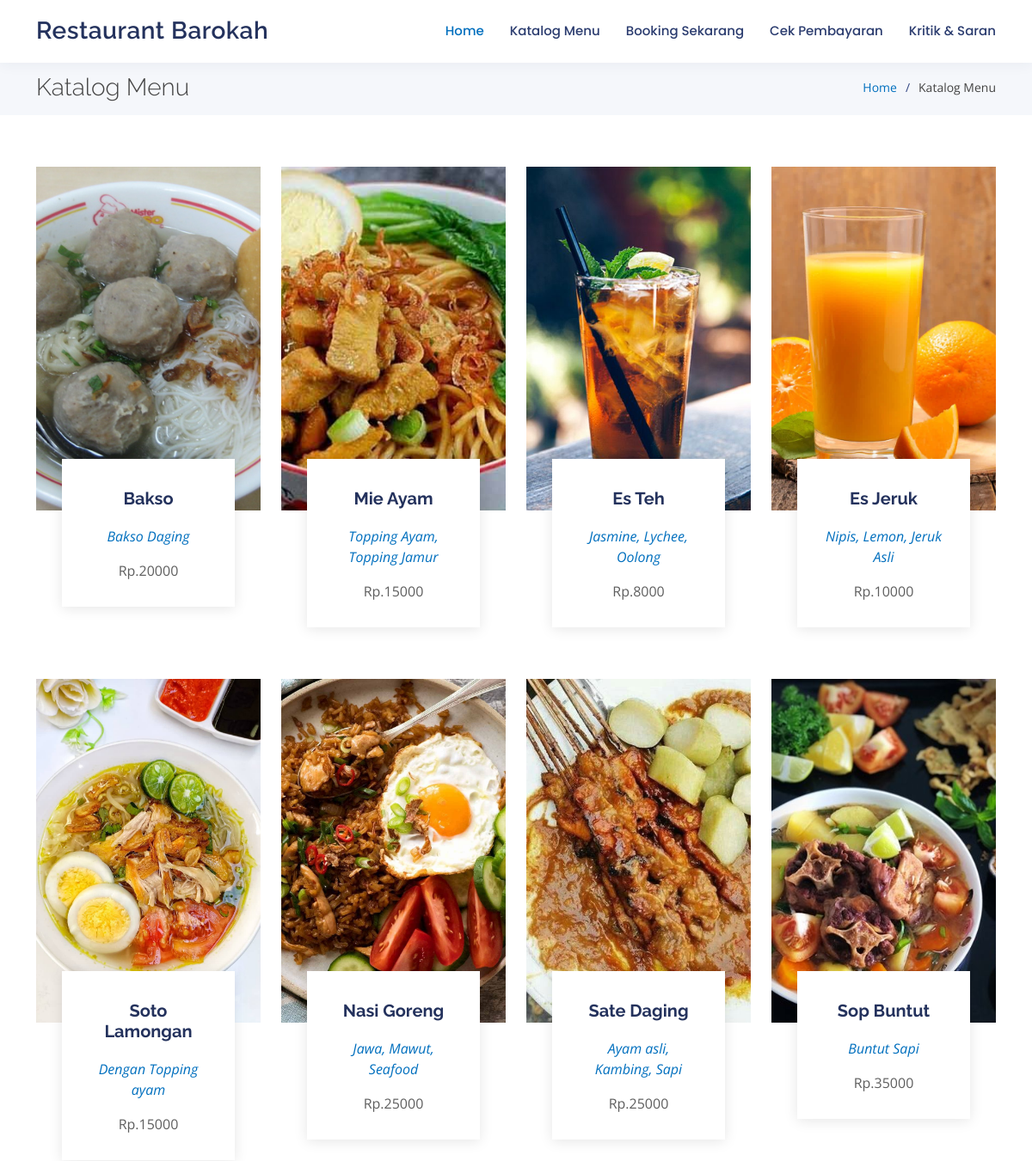
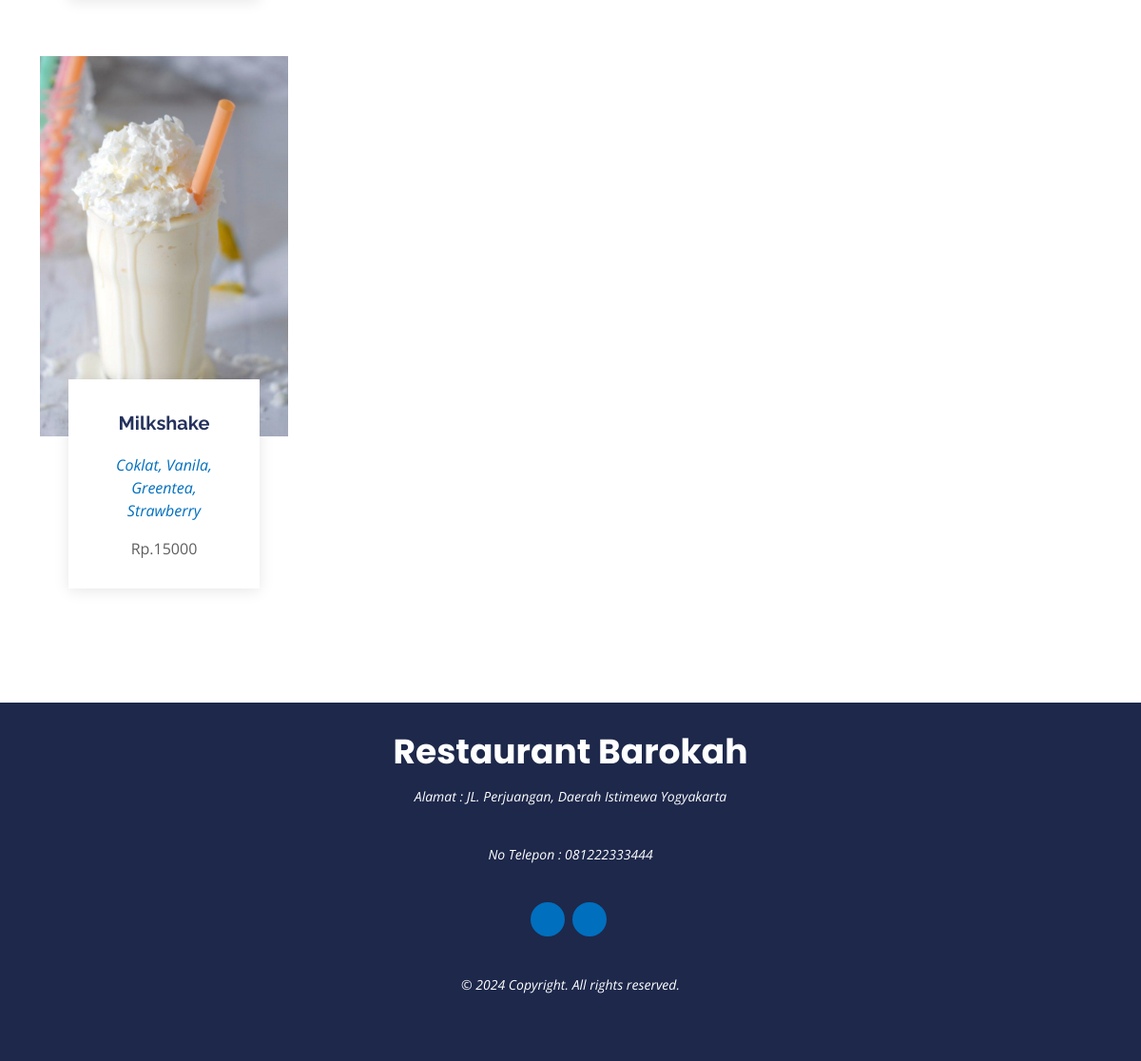
Page /index.php/katalog on the committed database (2 pictures, top to bottom).
### tables this page shows
CREATE TABLE `profil_usaha` (
  `id` int(12) NOT NULL,
  `nama_usaha` varchar(250) NOT NULL,
  `deskripsi` text NOT NULL,
  `alamat` varchar(250) NOT NULL,
  `nomor_telepon` varchar(17) NOT NULL,
  `email` varchar(100) NOT NULL,
  `instagram` varchar(50) NOT NULL,
  `facebook` varchar(250) NOT NULL,
  `maps_link` text NOT NULL,
  `foto_usaha_1` text NOT NULL,
  `foto_usaha_2` text NOT NULL,
  `foto_usaha_3` text NOT NULL
);

CREATE TABLE `menu` (
  `id_menu` int(11) NOT NULL,
  `nama_menu` varchar(100) NOT NULL,
  `detail_menu` text NOT NULL,
  `kategori` varchar(50) NOT NULL,
  `stok` varchar(50) NOT NULL DEFAULT 'Tersedia',
  `harga` int(100) NOT NULL
);

CREATE TABLE `gambar_menu` (
  `id_gambar` int(11) NOT NULL,
  `id_menu` int(11) NOT NULL,
  `gambar` varchar(250) NOT NULL
);

### application/controllers/Katalog.php (called while the page is built, shortened)
<?php
class Katalog extends CI_Controller
{
    public function __construct()
    {
        $this->load->model('katalog_model');
    }
    public function getProfilUsaha()
    {
        $getProfil = $this->db->query("SELECT * FROM profil_usaha");
        foreach ($getProfil->result_array() as $profil) {
            $arr['nama_usaha'] = $profil['nama_usaha'];
            $arr['alamat'] = $profil['alamat'];
            $arr['nomor_telepon'] = $profil['nomor_telepon'];
            $arr['maps_link'] = $profil['maps_link'];
            $arr['instagram'] = $profil['instagram'];
            $arr['facebook'] = $profil['facebook'];
            $arr['foto_usaha_1'] = $profil['foto_usaha_1'];
            $arr['foto_usaha_2'] = $profil['foto_usaha_2'];
            $arr['foto_usaha_3'] = $profil['foto_usaha_3'];
        }
        return $arr;
    }
    public function index()
    {
        $profil = $this->getProfilUsaha();
        $data['menu'] = $this->katalog_model->getAllMakanan();
        $data['nama_usaha'] = $profil['nama_usaha'];
        $data['alamat'] = $profil['alamat'];
        $data['nomor_telepon'] = $profil['nomor_telepon'];
        $data['instagram'] = $profil['instagram'];
        $data['facebook'] = $profil['facebook'];
        $this->load->view('home/layout/header', $data);
        $this->load->view('home/katalog/index');
        $this->load->view('home/layout/footer');
    }
}

### index.php (called while the page is built, shortened)
<?php
require_once BASEPATH.'core/CodeIgniter.php';

### application/models/Katalog_model.php (called while the page is built, shortened)
<?php
class Katalog_model extends CI_Model
{
    public function getAllMakanan()
    {
        $query = $this->db->query("SELECT * FROM menu");
        return $query->result_array();
    }
}

### application/views/home/katalog/index.php (the view)
<main id="main">
  <section id="breadcrumbs" class="breadcrumbs">
        <div class="container">
            <div class="d-flex justify-content-between align-items-center">
                <h2>Katalog Menu</h2>
                <ol>
                    <li><a href="<?= base_url() ?>">Home</a></li>
                    <li>Katalog Menu</li>
                </ol>
            </div>
        </div>
    </section>
  <section id="event-list" class="event-list">
    <div class="container">
      <div class="row">
        <?php
        foreach ($menu as $m) {
          $id_menu = $m['id_menu'];
        ?>
          <div class="col-md-3 d-flex align-items-stretch">
          <a href="<?php base_url() ?>katalog/detail/<?= $m['id_menu'] ?>">
            <div class="card">
              <div class="card-img">
                <?php
                $getGambar = $this->db->query("SELECT * FROM gambar_menu WHERE id_menu = $id_menu LIMIT 1");
                foreach ($getGambar->result_array() as $gambarm) {
                  $gambar = $gambarm['gambar'];
                }
                ?>
                <img style="object-fit: cover;height:400px;width:100%" src="<?php echo base_url('assets/dataresto/menu/' . $gambar) ?>" />
              </div>
              <div class="card-body">
                <h5 class="card-title"><?= $m['nama_menu'] ?></h5>
                <p class="fst-italic text-center"><?= $m['detail_menu'] ?></p>
                <p class="card-text text-center">Rp.<?= $m['harga'] ?></p>
              </div>
            </div>
              </a>
          </div>
        <?php
        }
        ?>
      </div>
    </div>
  </section>
</main>

### application/views/home/layout/header.php (shortened to what this page needs)
<!DOCTYPE html>
<html lang="en">
<head>
  <link rel="stylesheet" href="<?= base_url() ?>assets/admin/vendor/@fortawesome/fontawesome-free/css/all.min.css" type="text/css">
  <link href="<?= base_url() ?>assets/home/vendor/bootstrap/css/bootstrap.min.css" rel="stylesheet">
  <link href="<?= base_url() ?>assets/home/vendor/bootstrap-icons/bootstrap-icons.css" rel="stylesheet">
  <link href="<?= base_url() ?>assets/home/vendor/boxicons/css/boxicons.min.css" rel="stylesheet">
  <link href="<?= base_url() ?>assets/home/vendor/glightbox/css/glightbox.min.css" rel="stylesheet">
  <link href="<?= base_url() ?>assets/home/vendor/remixicon/remixicon.css" rel="stylesheet">
  <link href="<?= base_url() ?>assets/home/vendor/swiper/swiper-bundle.min.css" rel="stylesheet">
  <link href="<?= base_url() ?>assets/home/css/style.css" rel="stylesheet">
  <link rel="stylesheet" href="<?= base_url() ?>assets/home/select2/css/select2.min.css">
  <link rel="stylesheet" href="<?= base_url() ?>assets/home/select2-bootstrap4-theme/select2-bootstrap4.min.css">
</head>
<body>
  <header id="header" class="fixed-top">
    <div class="container d-flex align-items-center justify-content-between">
      <h1 class="logo"><a href="<?= base_url() ?>"><?= $nama_usaha ?></a></h1>
      <nav id="navbar" class="navbar">
        <ul>
          <li><a class="active" href="<?= base_url() ?>">Home</a></li>
          <li><a href="<?= base_url() ?>katalog">Katalog Menu</a></li>
          <li><a href="<?= base_url() ?>home/booking">Booking Sekarang</a></li>
          <li><a href="<?= base_url() ?>pembayaran/cari">Cek Pembayaran</a></li>
          <li><a href="<?= base_url() ?>saran/add">Kritik & Saran</a></li>
        </ul>
      </nav>
    </div>
  </header>

### application/views/home/layout/footer.php (shortened to what this page needs)
<footer id="footer">
  <div class="container">
    <h3><?= $nama_usaha ?></h3>
    <p>Alamat : <?= $alamat ?></p>
    <p>No Telepon : </i> <?= $nomor_telepon ?></p>
    <div class="social-links">
      <a href="https://instagram.com/<?= $instagram ?>" class="instagram" target="_blank"><i class="bx bxl-instagram"></i></a>
      <a href="https://facebook.com/<?= $facebook ?>" class="facebook" target="_blank"><i class="bx bxl-facebook"></i></a>
    </div>
    <p>&copy; <span id="currentYear"></span> Copyright. All rights reserved.</p>
  </div>
</footer>
</body>
</html>

### assets/home/css/style.css (style rules this page uses)
body { font-family: "Open Sans", sans-serif; color: #444444; }
a { color: #006fbe; text-decoration: none; }
h1, h2, h3, h4, h5, h6 { font-family: "Raleway", sans-serif; }
#header { background: #fff; transition: all 0.5s; z-index: 997; padding: 15px 0; box-shadow: 0px 2px 15px rgba(36, 50, 93, 0.06); }
#header .logo { font-size: 28px; margin: 0; padding: 0; line-height: 1; font-weight: 600; letter-spacing: 0.5px; }
#header .logo a { color: #24325d; }
.navbar { padding: 0; }
.navbar ul { margin: 0; padding: 0; display: flex; list-style: none; align-items: center; }
.navbar li { position: relative; }
.navbar a, .navbar a:focus { display: flex; align-items: center; justify-content: space-between; padding: 10px 0 10px 30px; font-family: "Poppins", sans-serif; font-size: 15px; font-weight: 500; color: #2b3c6f; white-space: nowrap; transition: 0.3s; }
.navbar a:hover, .navbar .active, .navbar .active:focus, .navbar li:hover > a { color: #006fbe; }
section { padding: 60px 0; }
.breadcrumbs { padding: 15px 0; background: #f5f7fb; min-height: 40px; margin-top: 70px; }
.breadcrumbs h2 { font-size: 28px; margin-bottom: 0; font-weight: 300; }
.breadcrumbs ol { display: flex; flex-wrap: wrap; list-style: none; padding: 0; margin: 0; font-size: 14px; }
.breadcrumbs ol li + li { padding-left: 10px; }
.breadcrumbs ol li + li::before { display: inline-block; padding-right: 10px; color: #324682; content: "/"; }
.event-list .card { border: 0; padding: 0 30px; margin-bottom: 60px; position: relative; }
.event-list .card-img { width: calc(100% + 60px); margin-left: -30px; overflow: hidden; z-index: 9; border-radius: 0; }
.event-list .card-img img { max-width: 100%; transition: all 0.3s ease-in-out; }
.event-list .card-body { z-index: 10; background: #fff; border-top: 4px solid #fff; padding: 30px; box-shadow: 0px 2px 15px rgba(0, 0, 0, 0.1); margin-top: -60px; transition: 0.3s; }
.event-list .card-title { font-weight: 700; text-align: center; margin-bottom: 20px; color: #24325d; }
.event-list .card-text { color: #5e5e5e; }
#footer { background: #1d284b; color: #fff; font-size: 14px; text-align: center; padding: 30px 0; }
#footer h3 { font-size: 36px; font-weight: 700; color: #fff; position: relative; font-family: "Poppins", sans-serif; padding: 0; margin: 0 0 15px 0; }
#footer p { font-size: 15; font-style: italic; padding: 0; margin: 0 0 40px 0; }
#footer .social-links { margin: 0 0 40px 0; }
#footer .social-links a { font-size: 18px; display: inline-block; background: #006fbe; color: #fff; line-height: 1; padding: 8px 0; margin-right: 4px; border-radius: 50%; text-align: center; width: 36px; height: 36px; transition: 0.3s; }

### rows in the picture
profil_usaha: nama_usaha "Restaurant Barokah", alamat "JL. Perjuangan, Daerah Istimewa Yogyakarta", nomor_telepon "081222333444"
menu: gambar_menu.gambar (picture), nama_menu "Bakso", detail_menu "Bakso Daging", harga "20000"
menu: gambar_menu.gambar (picture), nama_menu "Mie Ayam", detail_menu "Topping Ayam, Topping Jamur", harga "15000"
menu: gambar_menu.gambar (picture), nama_menu "Es Teh", detail_menu "Jasmine, Lychee, Oolong", harga "8000"
menu: gambar_menu.gambar (picture), nama_menu "Es Jeruk", detail_menu "Nipis, Lemon, Jeruk Asli", harga "10000"
menu: gambar_menu.gambar (picture), nama_menu "Soto Lamongan", detail_menu "Dengan Topping ayam", harga "15000"
menu: gambar_menu.gambar (picture), nama_menu "Nasi Goreng", detail_menu "Jawa, Mawut, Seafood", harga "25000"
menu: gambar_menu.gambar (picture), nama_menu "Sate Daging", detail_menu "Ayam asli, Kambing, Sapi", harga "25000"
menu: gambar_menu.gambar (picture), nama_menu "Sop Buntut", detail_menu "Buntut Sapi", harga "35000"
menu: gambar_menu.gambar (picture), nama_menu "Milkshake", detail_menu "Coklat, Vanila, Greentea, Strawberry", harga "15000"
